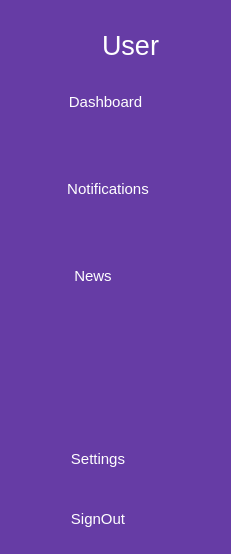
     <widget class="QWidget" name="icon_text_widget" native="true">
      <property name="minimumSize">
       <size>
        <width>231</width>
        <height>0</height>
       </size>
      </property>
      <property name="styleSheet">
       <string notr="true">QWidget{

	color:white;
	background-color: rgb(102, 60, 165);
	border-radius:10px;
}

QPushButton{
	height:30px;
	border:none;
}</string>
      </property>
      <layout class="QVBoxLayout" name="verticalLayout_9">
       <property name="leftMargin">
        <number>15</number>
       </property>
       <property name="topMargin">
        <number>30</number>
       </property>
       <property name="rightMargin">
        <number>15</number>
       </property>
       <property name="bottomMargin">
        <number>20</number>
       </property>
       <item>
        <layout class="QHBoxLayout" name="horizontalLayout">
         <item>
          <widget class="QLabel" name="label_2">
           <property name="maximumSize">
            <size>
             <width>81</width>
             <height>71</height>
            </size>
           </property>
           <property name="text">
            <string/>
           </property>
           <property name="pixmap">
            <pixmap resource="resources.qrc">:/images/Profile-Avatar-PNG.png</pixmap>
           </property>
           <property name="scaledContents">
            <bool>true</bool>
           </property>
          </widget>
         </item>
         <item>
          <widget class="QLabel" name="label_3">
           <property name="font">
            <font>
             <pointsize>20</pointsize>
            </font>
           </property>
           <property name="text">
            <string>User</string>
           </property>
           <property name="textFormat">
            <enum>Qt::PlainText</enum>
           </property>
          </widget>
         </item>
        </layout>
       </item>
       <item>
        <layout class="QVBoxLayout" name="verticalLayout_5">
         <property name="spacing">
          <number>57</number>
         </property>
         <property name="leftMargin">
          <number>0</number>
         </property>
         <property name="topMargin">
          <number>20</number>
         </property>
         <property name="rightMargin">
          <number>10</number>
         </property>
         <property name="bottomMargin">
          <number>0</number>
         </property>
         <item>
          <widget class="QPushButton" name="dashboard_2">
           <property name="font">
            <font>
             <pointsize>11</pointsize>
            </font>
           </property>
           <property name="styleSheet">
            <string notr="true">QPushButton{
	padding-right:10px;
}

QPushButton:checked{
	background-color:white;
	color:black;
	border-radius:3px;
}</string>
           </property>
           <property name="text">
            <string>Dashboard</string>
           </property>
           <property name="icon">
            <iconset resource="resources.qrc">
             <normaloff>:/images/dashboard.ico</normaloff>:/images/dashboard.ico</iconset>
           </property>
           <property name="checkable">
            <bool>true</bool>
           </property>
          </widget>
         </item>
         <item>
          <widget class="QPushButton" name="notifications_2">
           <property name="font">
            <font>
             <pointsize>11</pointsize>
            </font>
           </property>
           <property name="styleSheet">
            <string notr="true">QPushButton{
	padding-right:5px;
}

QPushButton:checked{
	background-color:white;
	border-radius:3px;
	color:black;

}</string>
           </property>
           <property name="text">
            <string>Notifications</string>
           </property>
           <property name="icon">
            <iconset resource="resources.qrc">
             <normaloff>:/images/notifications.ico</normaloff>:/images/notifications.ico</iconset>
           </property>
           <property name="iconSize">
            <size>
             <width>25</width>
             <height>25</height>
            </size>
           </property>
           <property name="checkable">
            <bool>true</bool>
           </property>
          </widget>
         </item>
         <item>
          <widget class="QPushButton" name="news_2">
           <property name="font">
            <font>
             <pointsize>11</pointsize>
            </font>
           </property>
           <property name="styleSheet">
            <string notr="true">QPushButton{
	padding-right:35px;
}

QPushButton:checked{
	background-color:white;
	color:black;
	border-radius:3px;
}</string>
           </property>
           <property name="text">
            <string>News</string>
           </property>
           <property name="icon">
            <iconset resource="resources.qrc">
             <normaloff>:/images/news_741867.png</normaloff>:/images/news_741867.png</iconset>
           </property>
           <property name="iconSize">
            <size>
             <width>25</width>
             <height>25</height>
            </size>
           </property>
           <property name="checkable">
            <bool>true</bool>
           </property>
          </widget>
         </item>
        </layout>
       </item>
       <item>
        <spacer name="verticalSpacer">
         <property name="orientation">
          <enum>Qt::Vertical</enum>
         </property>
         <property name="sizeHint" stdset="0">
          <size>
           <width>20</width>
           <height>147</height>
          </size>
         </property>
        </spacer>
       </item>
       <item>
        <layout class="QVBoxLayout" name="verticalLayout_6">
         <property name="spacing">
          <number>30</number>
         </property>
         <item>
          <widget class="QPushButton" name="settings_2">
           <property name="font">
            <font>
             <pointsize>11</pointsize>
            </font>
           </property>
           <property name="styleSheet">
            <string notr="true">QPushButton{
	padding-right:35px;
}

QPushButton:checked{
	background-color:white;
	color:black;
	border-radius:3px;
}</string>
           </property>
           <property name="text">
            <string>Settings</string>
           </property>
           <property name="icon">
            <iconset resource="resources.qrc">
             <normaloff>:/images/settings.ico</normaloff>:/images/settings.ico</iconset>
           </property>
           <property name="iconSize">
            <size>
             <width>25</width>
             <height>25</height>
            </size>
           </property>
           <property name="checkable">
            <bool>true</bool>
           </property>
          </widget>
         </item>
         <item>
          <widget class="QPushButton" name="signout_2">
           <property name="font">
            <font>
             <pointsize>11</pointsize>
            </font>
           </property>
           <property name="styleSheet">
            <string notr="true">QPushButton{
	padding-right:35px;
}

QPushButton:checked{
	background-color:white;
	color:black;
	border-radius:3px;
}</string>
           </property>
           <property name="text">
            <string>SignOut</string>
           </property>
           <property name="icon">
            <iconset resource="resources.qrc">
             <normaloff>:/images/signout.ico</normaloff>:/images/signout.ico</iconset>
           </property>
           <property name="iconSize">
            <size>
             <width>25</width>
             <height>25</height>
            </size>
           </property>
           <property name="checkable">
            <bool>true</bool>
           </property>
          </widget>
         </item>
        </layout>
       </item>
      </layout>
     </widget>
